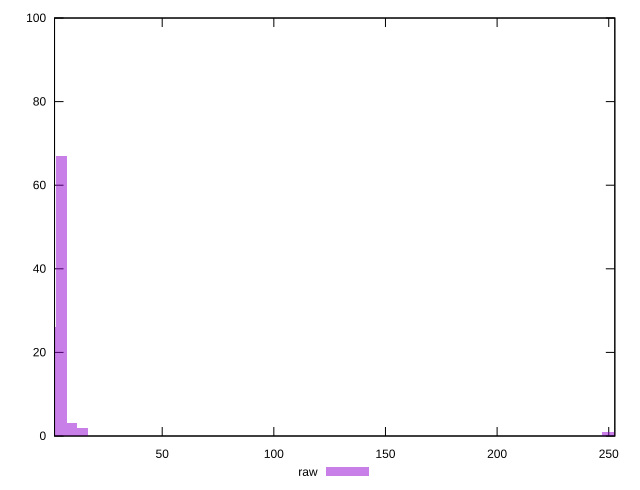

Source code (gnuplot):
reset

$raw <<EOF
249.55606555728878 1
254.3552206641597 1
9.598310213741875 3
4.799155106870938 67
0 26
14.397465320612813 2
EOF

set key outside below
set boxwidth 4.799155106870938
set xrange [1.7729999999999997:252.72900000000004]
set yrange [0:100]
set trange [0:100]
set style fill transparent solid 0.5 noborder
set terminal svg size 640, 490 enhanced background rgb 'white'
set output "report_00017_2021-02-10T15-08-03.406Z/server-response-time/samples/pages+cached+noadtech/raw/histogram.svg"

plot $raw title "raw" with boxes

reset
